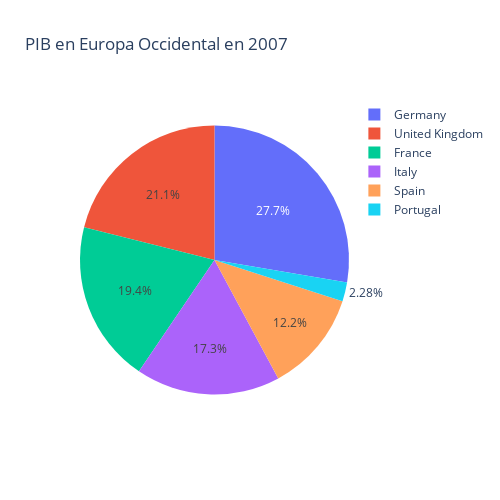

Notebook code cell kept with this figure:
### Markdown cell above
### Gráfico de tarta (piechart)

### Code cell
px.pie(
    data.query('country in ("Spain", "Portugal", "United Kingdom", "France", "Germany", "Italy")').query('year == 2007'), 
    values = 'gdp',
    names = 'country',
    title = 'PIB en Europa Occidental en 2007',
    height = 500,
    width = 500
)

### Figure 1 — Plotly figure (JSON) as saved in the notebook; plotly's stock layout.template omitted (floating-point values rounded to 4 significant figures)
{"data": [{"domain": {"x": [0, 1], "y": [0, 1]}, "hovertemplate": "country=%{label}<br>gdp=%{value}<extra></extra>", "labels": ["France", "Germany", "Italy", "Portugal", "Spain", "United Kingdom"], "legendgroup": "", "name": "", "showlegend": true, "type": "pie", "values": [1861000000000.0, 2651000000000.0, 1661000000000.0, 218300000000.0, 1166000000000.0, 2018000000000.0]}], "layout": {"height": 500, "legend": {"tracegroupgap": 0}, "title": {"text": "PIB en Europa Occidental en 2007"}, "width": 500}}
